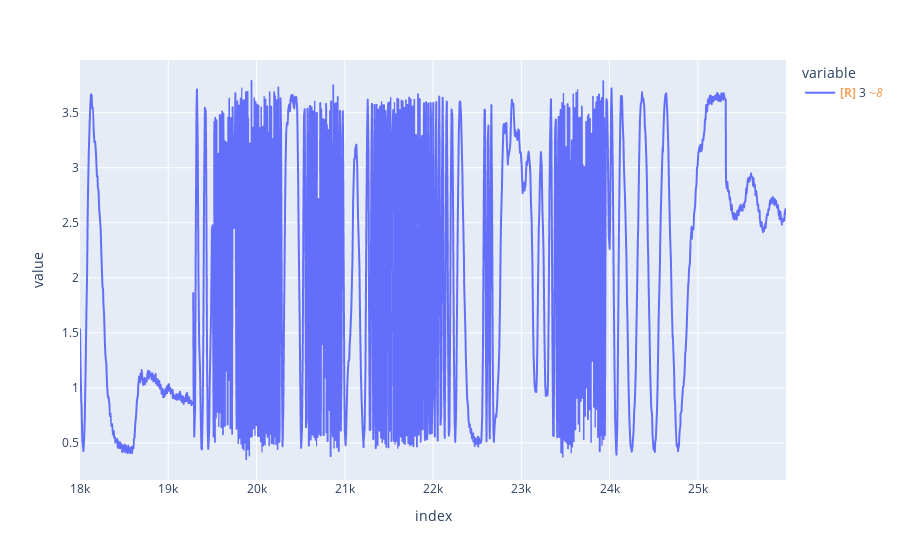

The code cell stored with this chart in its notebook:
### Code cell
end2[18000: 26000][3].plot()

### Figure 1 — Plotly figure (JSON) as saved in the notebook; plotly's stock layout.template omitted (floating-point values rounded to 4 significant figures; data arrays with more than 128 entries replaced by an {"elided": "..."} marker saying what was removed)
{"data": [{"hovertemplate": "variable=3<br>index=%{x}<br>value=%{y}<extra></extra>", "legendgroup": "3", "line": {"color": "#636efa", "dash": "solid"}, "marker": {"symbol": "circle"}, "mode": "lines", "name": "<b style=\"color:sandybrown\">[R]</b> 3 <i style=\"color:#fc9944\">~8</i>", "showlegend": true, "uid": "7a365c60-5199-4385-b7d5-854d9f80786e", "x": {"elided": "1000 int values"}, "xaxis": "x", "y": {"elided": "1000 float values"}, "yaxis": "y", "type": "scattergl"}], "layout": {"xaxis": {"anchor": "y", "domain": [0.0, 1.0], "title": {"text": "index"}}, "yaxis": {"anchor": "x", "domain": [0.0, 1.0], "title": {"text": "value"}}, "legend": {"title": {"text": "variable"}, "tracegroupgap": 0}, "margin": {"t": 60}}}
